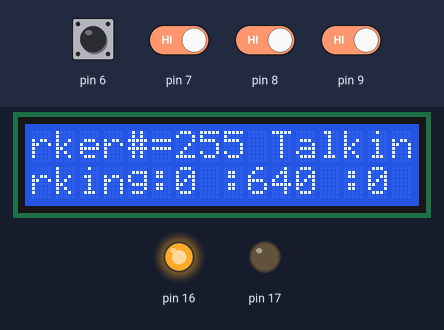
Bench run of a sketch on a simulated Arduino Uno, built with avr-gcc and run on an emulated ATmega328P. On the bench: 16×2 character LCD, output pins drawn as LEDs (lit = HIGH). Inputs (shaded band) come from the test bench; at power-on: pin 6–9 HIGH.

Above: at 6.2 s.
6.3 s: pin 7 driven LOW
At 6.9 s:
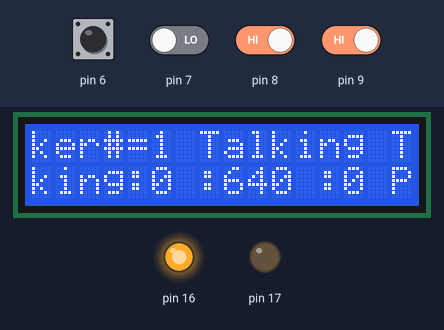
9.3 s: pin 8 driven LOW
At 10.9 s:
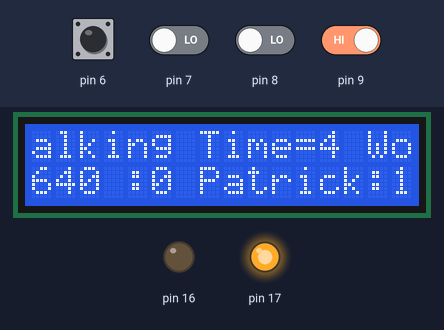
12.3 s: pin 8 driven HIGH
At 14.0 s:
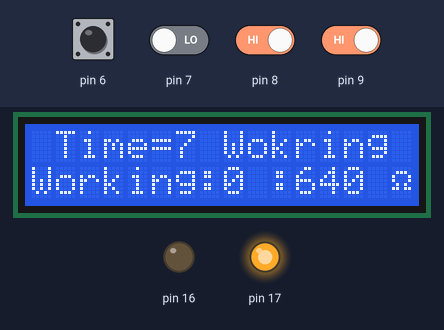
15.3 s: pin 9 driven LOW
At 17.1 s:
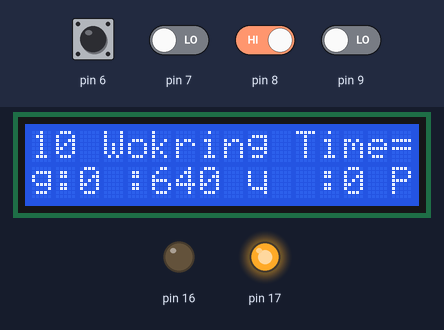
18.3 s: pin 9 driven HIGH
At 20.1 s:
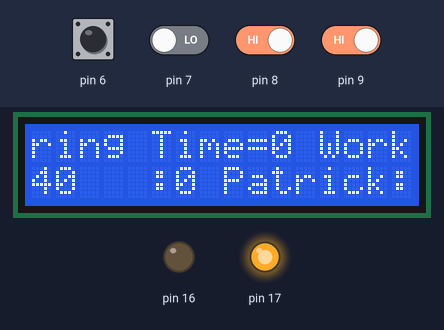
21.3 s: pin 8 driven LOW
At 22.6 s:
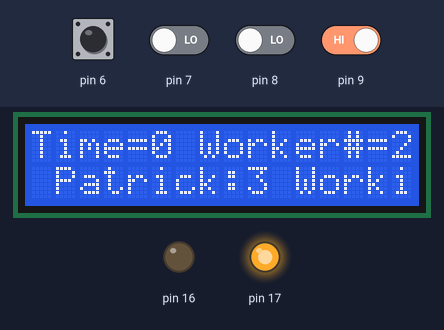
Timing chart, 0 to 24.3 s (numbered marks = the images above; inputs shaded):
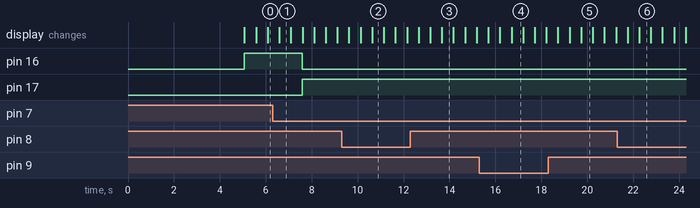

Measured:
- after the input at 6.3 s, pin 16: HIGH → LOW after 1.3 s; pin 17: LOW → HIGH after 1.3 s; the display: changes after 0.29 s (image 1)
- after the input at 9.3 s, the display: first differs from a run without the input after 1.3 s (image 2)
- after the input at 12.3 s, the display: first differs from a run without the input after 1.4 s (image 3)
- after the input at 15.3 s, the display: first differs from a run without the input after 1.4 s (image 4)
- after the input at 18.3 s, the display: first differs from a run without the input after 1.4 s (image 5)
- what the display in image 1 shows lasts 0.5 s, from 6.6 s to 7.1 s

The sketch:

WorkingClassChessTimer.ino
```cpp
/*
  Working Class Chess Timer with LiquidCrystal Library

  Uses a 16x2 LCD display based on example code at:
  http://www.arduino.cc/en/Tutorial/LiquidCrystalHelloWorld

  The circuit:
   LCD VSS pin to ground
   LCD VCC pin to 5V
   LCD V0 pin to 3.3K Ohm R to ground (use 10K Ohm pot for more control)
   LCD RS pin to digital pin 12
   LCD R/W pin to ground
   LCD Enable pin to digital pin 11
   LCD D0-D3 pin No Connect
   LCD D4 pin to digital pin 5
   LCD D5 pin to digital pin 4
   LCD D6 pin to digital pin 3
   LCD D7 pin to digital pin 2
   LCD A pin to 5V
   LCD K pin to 390 Ohm R to ground

  Pico Pi W Inputs:
   GPIO 6 10k Ohm pull-up to Working Button
   GPIO 7 10k Ohm pull-up to Worker 1 Button
   GPIO 8 10k Ohm pull-up to Worker 2 Button
   GPIO 9 10k Ohm pull-up to Worker 3 Button

  Pico Pi W Outputs:
   GPIO 16 Get to work LED A
   GPIO 17 Okay to talk LED A

*/

// include the library code:
#include <LiquidCrystal.h>

// initialize the library by associating any needed LCD interface pin
// with the arduino pin number it is connected to
const int rs = 12, en = 11, d4 = 5, d5 = 4, d6 = 3, d7 = 2;
LiquidCrystal lcd(rs, en, d4, d5, d6, d7);
const uint8_t BIN_MAX = 4;
uint8_t bin = -1;
uint8_t bin_last = -1;

uint32_t timer[BIN_MAX];

char bin_name[BIN_MAX][10] = {
  "Working",
  "Jacob",
  "Patrick",
  "Guest"
};

float percent_talking = 0.10;

void setup() {
  // Button Inputs
  pinMode(6, INPUT);
  pinMode(7, INPUT);
  pinMode(8, INPUT);
  pinMode(9, INPUT);

  // LED Outputs
  pinMode(16, OUTPUT);
  pinMode(17, OUTPUT);

  // set up the LCD's number of columns and rows:
  lcd.begin(16, 2);
  lcd.setCursor(0, 0);
  lcd.print(" Working  Class");
  lcd.setCursor(0, 1);
  lcd.print("  Chess  Timer");
  delay(5000);
}

void loop() {
  static uint32_t seconds_last = 0;
  uint32_t seconds = millis() / 1000;
  char line0[100];
  char line1[100];
  static uint8_t line0_position = 0;
  static uint8_t line1_position = 0;
  static uint32_t time_last_bin_changed = 0;
  uint32_t time_delta_since_last_bin_changed = millis() - time_last_bin_changed;
  uint32_t time_s[BIN_MAX];
  uint32_t talking = 0;

  // Detect if the worker bin has changed
  if (digitalRead(6) == LOW) bin = 0;
  if (digitalRead(7) == LOW) bin = 1;
  if (digitalRead(8) == LOW) bin = 2;
  if (digitalRead(9) == LOW) bin = 3;

  // if our bin has changed then reset time_last_bin_changed
  if (bin != bin_last)
  {
    if(bin_last >= 0)
      timer[bin_last] += time_delta_since_last_bin_changed;
    time_last_bin_changed = millis();
    time_delta_since_last_bin_changed = millis() - time_last_bin_changed;
  }

  // Convert current worker time to seconds
  for (int bin_index = 0; bin_index < BIN_MAX; bin_index++)
  {
    time_s[bin_index] = (timer[bin_index] + (bin == bin_index ? time_delta_since_last_bin_changed : 0)) / 1000;
    if(bin_index > 0)
      talking += time_s[bin_index];
  }

  // Calculate if we are spending too much time talking and light the corasponding LED
  if( talking > (percent_talking * time_s[0]) ) {
      digitalWrite(16, LOW);
      digitalWrite(17, HIGH);
  }
  else
  {
      digitalWrite(16, HIGH);
      digitalWrite(17, LOW);
  }

  // Display Status on LCD
  sprintf(line0, "Worker#=%d Talking Time=%d Wokring Time=%d ", bin, talking, time_s[0]);
  lcd_scroll(line0, 0, line0_position);

  sprintf(line1, "%s:%d %s:%d %s:%d %s:%d ", bin_name[0], time_s[0],
                                             bin_name[1], time_s[1],
                                             bin_name[2], time_s[2],
                                             bin_name[3], time_s[3]);
  lcd_scroll(line1, 1, line1_position);
  delay(500);


  bin_last = bin;
}
```

lcd_scroll.ino
```cpp
void lcd_scroll(char *scroll_string, uint8_t line, uint8_t &position)
{
  const uint8_t display_size = 16;
  char section[display_size+1]; // +1 for the null character

  if(position >= strlen(scroll_string)) position = 0;
  snprintf(section, display_size+1, &scroll_string[position]);
  if(strlen(section) < display_size)
    strncat(section, scroll_string, display_size-strlen(section));

  lcd.setCursor(0, line);
  lcd.print(section);

  position++;
}
```
